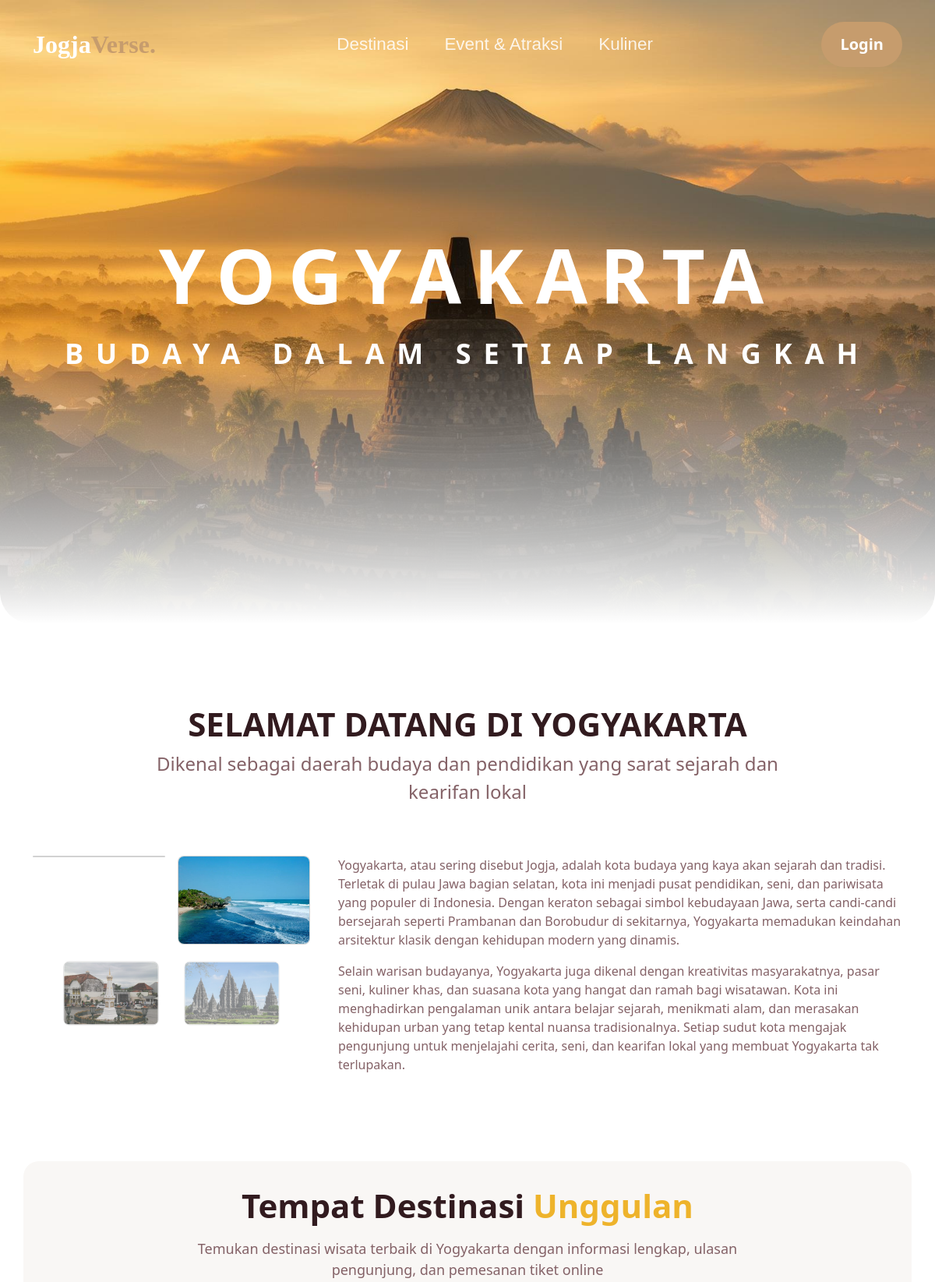
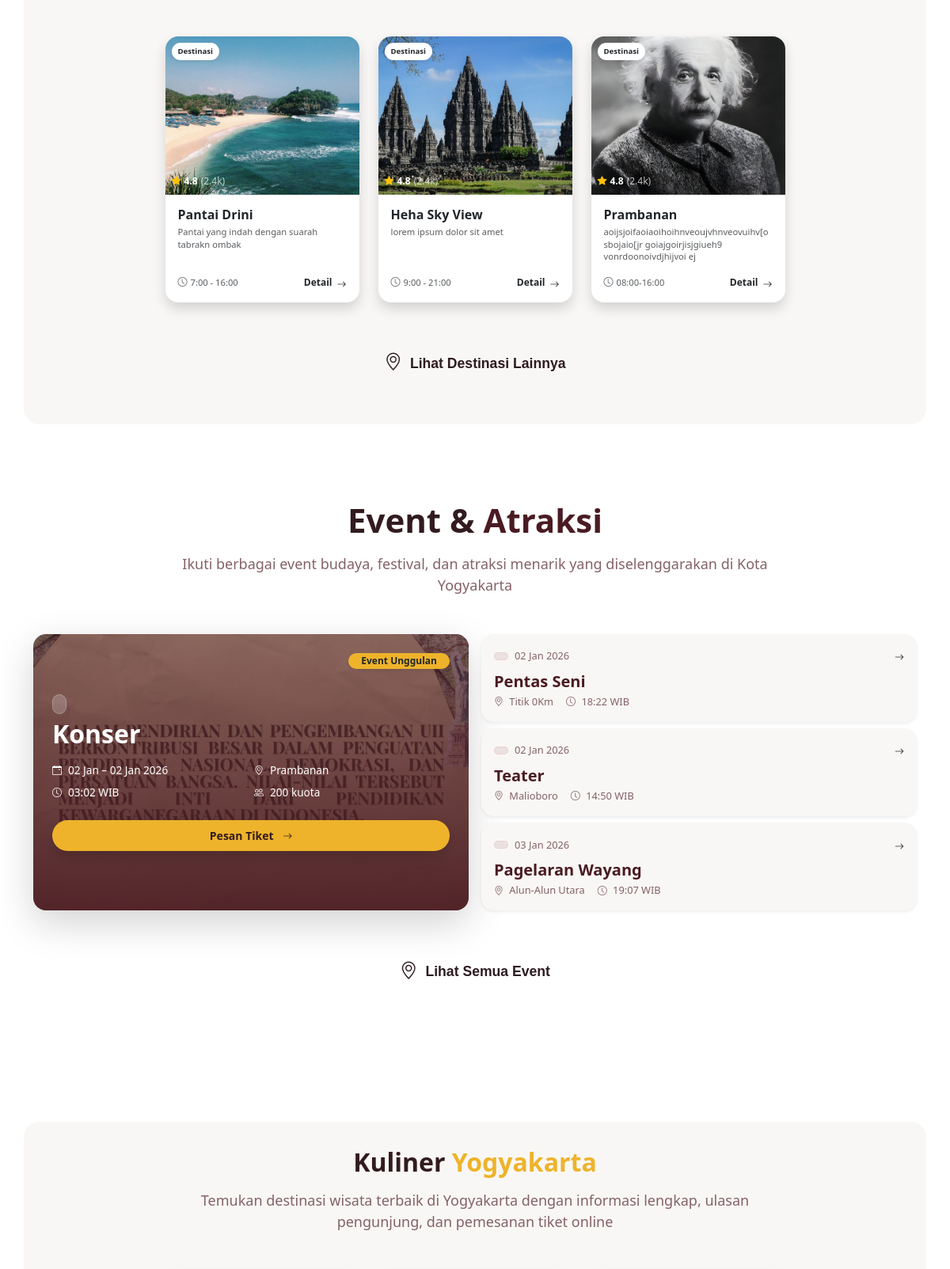
/public/user/php/landingpageclean.php (upper part), run on the app's committed database (2 pictures, top to bottom).
### tables this page shows
CREATE TABLE `destinasi` (
  `id_destinasi` bigint UNSIGNED NOT NULL,
  `id_kategori` bigint UNSIGNED DEFAULT NULL,
  `nama` varchar(160) NOT NULL,
  `slug` varchar(180) NOT NULL,
  `deskripsi` text,
  `alamat` varchar(255) DEFAULT NULL,
  `kota` varchar(80) DEFAULT NULL,
  `latitude` decimal(10,7) DEFAULT NULL,
  `longitude` decimal(10,7) DEFAULT NULL,
  `jam_operasional` varchar(120) DEFAULT NULL,
  `harga_tiket` int UNSIGNED DEFAULT '0',
  `nomor_kontak` varchar(30) DEFAULT NULL,
  `gambar_sampul_url` varchar(255) DEFAULT NULL,
  `status` enum('draft','publish','arsip') NOT NULL DEFAULT 'draft',
  `dibuat_oleh` bigint UNSIGNED DEFAULT NULL,
  `dibuat_pada` datetime NOT NULL DEFAULT CURRENT_TIMESTAMP,
  `diubah_pada` datetime DEFAULT NULL ON UPDATE CURRENT_TIMESTAMP
);

CREATE TABLE `event` (
  `id_event` bigint UNSIGNED NOT NULL,
  `id_destinasi` bigint UNSIGNED DEFAULT NULL,
  `id_kategori` bigint UNSIGNED DEFAULT NULL,
  `judul` varchar(180) NOT NULL,
  `slug` varchar(200) NOT NULL,
  `deskripsi` text,
  `lokasi` varchar(255) DEFAULT NULL,
  `latitude` decimal(10,7) DEFAULT NULL,
  `longitude` decimal(10,7) DEFAULT NULL,
  `mulai_pada` datetime NOT NULL,
  `selesai_pada` datetime NOT NULL,
  `kuota` int UNSIGNED DEFAULT '0',
  `harga` int UNSIGNED DEFAULT '0',
  `gambar_sampul_url` varchar(255) DEFAULT NULL,
  `status` enum('draft','publish','dibatalkan','arsip') NOT NULL DEFAULT 'draft',
  `dibuat_oleh` bigint UNSIGNED DEFAULT NULL,
  `dibuat_pada` datetime NOT NULL DEFAULT CURRENT_TIMESTAMP,
  `diubah_pada` datetime DEFAULT NULL ON UPDATE CURRENT_TIMESTAMP
);

### public/user/php/landingpageclean.php (the view, shortened to what this page needs)
<?php
require_once __DIR__ . '/../../../config/koneksi.php';
$destinasi = [];
$res = $koneksi->query("
  SELECT * FROM destinasi
  WHERE status = 'publish'
  ORDER BY dibuat_pada DESC
  LIMIT 3
");
if ($res) {
    while ($row = $res->fetch_assoc()) {
      $destinasi[] = $row;
    }
}
$event = [];
$res = $koneksi->query("
  SELECT * FROM event
  WHERE status = 'publish'
  ORDER BY kuota DESC
  LIMIT 4
");
if ($res) {
    while ($row = $res->fetch_assoc()) {
      $event[] = $row;
    }
}
?>
<!DOCTYPE html>
<html lang="en">
<head>
    <link
      rel="stylesheet"
      href="https://cdn.jsdelivr.net/npm/bootstrap@5.3.8/dist/css/bootstrap.min.css"
    />
    <link rel="stylesheet" href="https://cdn.jsdelivr.net/npm/bootstrap-icons@1.13.1/font/bootstrap-icons.min.css">
    <link href="https://cdnjs.cloudflare.com/ajax/libs/aos/2.3.4/aos.css" rel="stylesheet">
    <link rel="stylesheet" href="../css/style2.css">
</head>
<body>
<nav class="navbar navbar-expand-lg fixed-top navbar-dark">
  <div class="container">
    <a class="navbar-brand fw-bold" href="#">
        Jogja<span style="color: #C69C6D;">Verse.</span>
    </a>
    <div class="collapse navbar-collapse" id="navbarNav">
      <ul class="navbar-nav mx-auto mb-2 mb-lg-0 text-center">
        <li class="nav-item">
          <a class="nav-link" href="destinasiLainnya.php">Destinasi</a>
        </li>
        <li class="nav-item">
          <a class="nav-link" href="eventLainnya.php">Event & Atraksi</a>
        </li>
        <li class="nav-item">
          <a class="nav-link" href="kulinerlainnya.php">Kuliner</a>
        </li>
      </ul>
      <div class="d-flex justify-content-center">
        <?php
        if (!empty($_SESSION['login']) && $_SESSION['login'] === true) {
          $displayName = htmlspecialchars($_SESSION['nama_lengkap'] ?? ($_SESSION['username'] ?? 'User'));
          $avatarPath = '/public/user/img/default_avatar.png';
          echo '<a href="/public/dashboard_user.php" class="d-flex align-items-center text-decoration-none">';
          echo '<img src="' . $avatarPath . '" alt="Profile" style="width:38px;height:38px;border-radius:50%;object-fit:cover;margin-right:8px;">';
          echo '<span class="text-white fw-medium d-none d-md-inline">' . $displayName . '</span>';
          echo '</a>';
        } else {
          echo '<a href="/public/login.php" class="btn btn-gold px-4">Login</a>';
        }
        ?>
      </div>
    </div>
  </div>
</nav>
<section
  id="background"
  class="container-fluid p-5 d-flex flex-column justify-content-center align-items-center text-center text-white min-vh-100"
  data-aos="fade-up"
>
  <h1 class="fw-bold mb-3" style=" font-size: clamp(2.5rem, 8vw, 8rem); letter-spacing: 1rem;">
    <span class="text-gold">YOGYAKARTA</span>
  </h1>
  <p class="mb-4 fw-bold" style="font-size: clamp(1rem, 3vw, 2.5rem); letter-spacing: 1rem;">
    BUDAYA DALAM SETIAP LANGKAH
  </p>
</section>
<section class="deskripsi d-flex justify-content-center align-items-center text-center" data-aos="fade-up">
  <div class="desk">
      <h2 class="title mb-2 fw-bold" style="font-size: clamp(2rem, 3.5vw, 3.5rem);">SELAMAT DATANG DI YOGYAKARTA</h2>
      <p class="sub-title" style="font-size: clamp(1.1rem, 2vw, 2rem);">
        Dikenal sebagai daerah budaya dan pendidikan yang sarat sejarah dan <br> kearifan lokal
      </p>
  </div>
</section>
<section class="container my-5">
  <div class="row align-items-start">
    <div class="col-md-4" data-aos="fade-right">
      <div class="row g-3 justify-content-center">
        <div class="col-6" data-aos="zoom-out" data-aos-delay="400"><div class="card rounded-3 overflow-hidden opacity-100"><img src="../img/Rama.jpg" class="img-fluid" alt=""></div></div>
        <div class="col-6" data-aos="zoom-out" data-aos-delay="500"><div class="card rounded-3 overflow-hidden opacity-100"><img src="../img/pantai.jpg" class="img-fluid" alt=""></div></div>
        <div class="col-5" data-aos="zoom-out" data-aos-delay="600"><div class="card rounded-3 overflow-hidden opacity-75 scale-down"><img src="../img/Tugu.jpg" class="img-fluid" alt=""></div></div>
        <div class="col-5" data-aos="zoom-out" data-aos-delay="700"><div class="card rounded-3 overflow-hidden opacity-50 scale-down"><img src="../img/Borombur.jpg" class="img-fluid" alt=""></div></div>
      </div>
    </div>
    <div class="col-md-8 ps-md-4" data-aos="fade-left" style="font-size: clamp(1rem, 1.3vw, 1.3rem);">
      <p style="color: #846267;">
        Yogyakarta, atau sering disebut Jogja, adalah kota budaya yang kaya akan sejarah dan tradisi.
          Terletak di pulau Jawa bagian selatan, kota ini menjadi pusat pendidikan, seni, dan pariwisata
           yang populer di Indonesia. Dengan keraton sebagai simbol kebudayaan Jawa, serta candi-candi
            bersejarah seperti Prambanan dan Borobudur di sekitarnya,
        Yogyakarta memadukan keindahan arsitektur klasik dengan kehidupan modern yang dinamis.
      </p>
      <p style="color: #846267;">
        Selain warisan budayanya, Yogyakarta juga dikenal dengan kreativitas masyarakatnya, pasar seni, kuliner khas, dan suasana kota
        yang hangat dan ramah bagi wisatawan. Kota ini menghadirkan pengalaman unik antara belajar sejarah, menikmati alam, dan merasakan
          kehidupan urban yang tetap kental nuansa tradisionalnya.
        Setiap sudut kota mengajak pengunjung untuk menjelajahi cerita, seni, dan kearifan lokal yang membuat Yogyakarta tak terlupakan.
      </p>
    </div>
  </div>
</section>
<section class="py-5">
  <div class="container" style="background-color:#F9F7F5; border-radius: 20px; padding: 2rem;" data-aos="fade-up">
    <h2 class="fw-bold mb-3 text-center" style="color: #321B1F; font-size: clamp(2rem, 3.5vw, 3.5rem);">Tempat Destinasi <span style="color: #EEB32B;">Unggulan</span></h2>
    <p class="text-center mb-5" style="color:#846267; font-size: clamp(1.1rem, 1.5vw, 1.5rem);">
      Temukan destinasi wisata terbaik di Yogyakarta dengan informasi lengkap, ulasan <br>
      pengunjung, dan pemesanan tiket online
    </p>
    <div class="row g-4 justify-content-center mx-auto">
<?php foreach ($destinasi as $d): ?>
<div class="col-6 col-sm-6 col-md-4 col-lg-3"
     data-aos="zoom-in"
     data-aos-delay="200">
  <div class="card border-0 shadow rounded-4 overflow-hidden h-100">
    <div class="position-relative card-image-wrapper">
      <img src="<?= $d['gambar_sampul_url'] ?>"
           class="card-img-top object-fit-cover"
           alt="<?= $d['nama'] ?>"
           style="height: 200px;">
      <span class="position-absolute top-0 start-0 m-2 py-1 px-2
                   bg-white text-dark rounded-pill fw-bold shadow-sm"
            style="font-size: 0.6rem;">
        Destinasi
      </span>
      <div class="position-absolute bottom-0 start-0 m-2 text-white z-2
                  d-flex align-items-center"
           style="font-size: 0.75rem;">
        <i class="bi bi-star-fill text-warning me-1"></i>
        <span class="fw-bold me-1">4.8</span>
        <span class="opacity-75">(2.4k)</span>
      </div>
    </div>
    <div class="card-body p-3 d-flex flex-column">
      <h5 class="card-title fw-bold mb-1 font-serif fs-6">
        <?= $d['nama'] ?>
      </h5>
      <p class="text-muted mb-3 flex-grow-1"
         style="font-size: 0.7rem; line-height: 1.4;">
        <?= $d['deskripsi'] ?? '' ?>
      </p>
      <div class="d-flex align-items-center justify-content-between mt-auto">
        <div class="d-flex align-items-center text-muted"
             style="font-size: 0.7rem;">
          <i class="bi bi-clock me-1"></i>
            <span>
              <?= $d['jam_operasional'] ?? '-' ?>
            </span>
        </div>
        <a href="#"
           class="text-decoration-none fw-bold text-dark
                  icon-link icon-link-hover"
           style="font-size: 0.75rem;">
          Detail <i class="bi bi-arrow-right"></i>
        </a>
      </div>
    </div>
  </div>
</div>
<?php endforeach; ?>
        <div class="detail-destinasi">
            <a href="destinasiLainnya.php" class="link-gold-animated">
                <i class="bi bi-geo-alt"></i> Lihat Destinasi Lainnya
            </a>
        </div>
    </div>
  </div>
</section>
 <section class="py-5">
    <h2 class="fw-bold mb-3 text-center" style="color: #321B1F; font-size: clamp(2rem, 3.5vw, 3.5rem);">Event & <span style="color: #4A1B22;">Atraksi</span></h2>
    <p class="text-center mb-5" style="color:#846267; font-size: clamp(1.1rem, 1.5vw, 1.5rem); ">
      Ikuti berbagai event budaya, festival, dan atraksi menarik yang diselenggarakan di Kota
      <br>Yogyakarta
    </p>
  <div class="container" data-aos="fade-up">
  <div class="row g-3">
    <div class="col-lg-6">
      <?php if(isset($event[0])): $mainEvent = $event[0]; ?>
      <div class="card h-100 border-0 rounded-4 p-3 p-lg-4 text-white position-relative overflow-hidden shadow-lg">
        <img src="<?= $mainEvent['gambar_sampul_url'] ?>"
             class="position-absolute top-0 start-0 w-100 h-100 object-fit-cover"
             alt="<?= $mainEvent['judul'] ?>">
        <div class="position-absolute top-0 start-0 w-100 h-100"
             style="background: linear-gradient(0deg, rgba(74, 27, 34, 0.95) 0%, rgba(74, 27, 34, 0.6) 100%); z-index: 1;">
        </div>
        <div class="position-relative h-100 d-flex flex-column justify-content-center" style="z-index: 2;">
          <span class="position-absolute top-0 end-0 badge text-dark fw-bold px-3 py-1 rounded-pill shadow-sm"
                style="background-color: #EEB32B; font-size: 0.75rem;">
            Event Unggulan
          </span>
          <div class="mb-2">
            <span class="px-2 py-1 rounded-pill text-white border border-light border-opacity-25"
                  style="font-size: 0.7rem; background: rgba(255,255,255,0.2); backdrop-filter: blur(4px);">
            </span>
          </div>
          <h3 class="fs-2 fw-bold font-serif mb-3"><?= $mainEvent['judul'] ?></h3>
          <div class="row g-2 mb-4 text-white-50" style="font-size: 0.85rem;">
            <div class="col-6 d-flex align-items-center">
              <i class="bi bi-calendar-event me-2 text-white"></i>
              <span class="text-white">
                <?= date('d M', strtotime($mainEvent['mulai_pada'])) ?> – <?= date('d M Y', strtotime($mainEvent['selesai_pada'])) ?>
              </span>
            </div>
            <div class="col-6 d-flex align-items-center">
              <i class="bi bi-geo-alt me-2 text-white"></i> <span class="text-white"><?= $mainEvent['lokasi'] ?></span>
            </div>
            <div class="col-6 d-flex align-items-center">
              <i class="bi bi-clock me-2 text-white"></i>
              <span class="text-white"><?= date('H:i', strtotime($mainEvent['mulai_pada'])) ?> WIB</span>
            </div>
            <div class="col-6 d-flex align-items-center">
              <i class="bi bi-people me-2 text-white"></i>
              <span class="text-white"><?= $mainEvent['kuota'] ?? 'Unlimited' ?> kuota</span>
            </div>
          </div>
          <div>
            <a href="#" class="btn btn-sm fw-bold rounded-pill px-4 py-2 w-100 w-md-auto shadow"
               style="background-color: #EEB32B; color: #321B1F;">
              Pesan Tiket <i class="bi bi-arrow-right ms-2"></i>
            </a>
          </div>
        </div>
      </div>
      <?php endif; ?>
    </div>
    <div class="col-lg-6">
      <div class="d-flex flex-column gap-2 h-100">
        <?php
        $listEvents = array_slice($event, 1, 3);
        foreach($listEvents as $e):
        ?>
        <div class="card border-0 rounded-4 p-3 shadow-sm card-event-hover" style="background-color: #F9F7F5;">
          <div class="d-flex justify-content-between align-items-center mb-2">
            <div class="d-flex align-items-center">
              <span class="badge border border-danger border-opacity-10 rounded-pill px-2 fw-normal" style="font-size: 0.7rem; background-color: #EBE1E1; color: #6F202D;">
              </span>
              <span class="ms-2 small" style="color: #846267; font-size: 0.8rem;">
                <?= date('d M Y', strtotime($e['mulai_pada'])) ?>
              </span>
            </div>
            <a href="#" class="text-dark"><i class="bi bi-arrow-right"></i></a>
          </div>
          <h6 class="fw-bold font-serif mb-1 fs-5" style="color: #4A1B22;"><?= $e['judul'] ?></h6>
          <div class="text-muted d-flex gap-3" style="font-size: 0.8rem;">
            <span style="color: #846267;"><i class="bi bi-geo-alt me-1"></i> <?= $e['lokasi'] ?></span>
            <span style="color: #846267;"><i class="bi bi-clock me-1"></i> <?= date('H:i', strtotime($e['mulai_pada'])) ?> WIB</span>
          </div>
        </div>
        <?php endforeach; ?>
      </div>
    </div>
  </div>
        <div class="detail-destinasi">
            <a href="eventLainnya.php" class="link-gold-animated">
                <i class="bi bi-geo-alt"></i> Lihat Semua Event
            </a>
        </div>
</div>
 </section>
 <section class="py-5 mt-5">
  <div class="container" style="background-color:#F9F7F5; border-radius: 20px; padding: 2rem;" data-aos="fade-up">
    <h2 class="fw-bold mb-3 text-center" style="color: #321B1F; font-size: clamp(2rem, 3.5vw, 3.rem);">Kuliner  <span style="color: #EEB32B; font-size: clamp(2rem, 3.5vw, 3.rem)">Yogyakarta</span></h2>
    <p class="text-center mb-5" style="color:#846267; font-size: clamp(1.1rem, 1.5vw, 1.5rem);">
      Temukan destinasi wisata terbaik di Yogyakarta dengan informasi lengkap, ulasan <br>
      pengunjung, dan pemesanan tiket online
    </p>
    <div class="row g-4 justify-content-center mx-auto">
    </div>
  </div>
</section>
</body>
</html>

### data on the page
destinasi: gambar_sampul_url (picture), nama "Pantai Drini", deskripsi "Pantai yang indah dengan suarah tabrakn ombak", jam_operasional "7:00 - 16:00"
destinasi: gambar_sampul_url (picture), nama "Heha Sky View", deskripsi "lorem ipsum dolor sit amet", jam_operasional "9:00 - 21:00"
destinasi: gambar_sampul_url (picture), nama "Prambanan", deskripsi "aoijsjoifaoiaoihoihnveoujvhnveovuihv[osbojaio[jr goiajgoirjisjgiueh9 vonrdoonoivdjhijvoi ej", jam_operasional "08:00-16:00"
event: gambar_sampul_url (picture), judul "Konser", mulai_pada "02 Jan", selesai_pada "02 Jan 2026", lokasi "Prambanan", mulai_pada "03:02", kuota "200"
event: mulai_pada "02 Jan 2026", judul "Pentas Seni", lokasi "Titik 0Km", mulai_pada "18:22"
event: mulai_pada "02 Jan 2026", judul "Teater", lokasi "Malioboro", mulai_pada "14:50"
event: mulai_pada "03 Jan 2026", judul "Pagelaran Wayang", lokasi "Alun-Alun Utara", mulai_pada "19:07"
